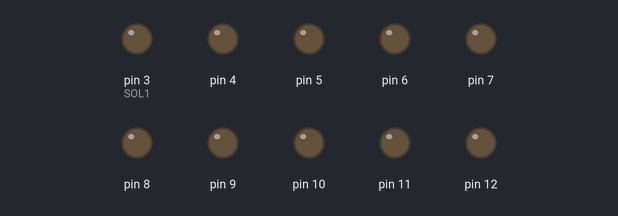
Recording of a sketch running on a simulated Arduino Uno, built with avr-gcc and run on an emulated ATmega328P. Parts: output pins drawn as LEDs (lit = HIGH). What the sketch prints to the serial monitor is not drawn.

Above: at 1.3 s.
At 4.74 s:
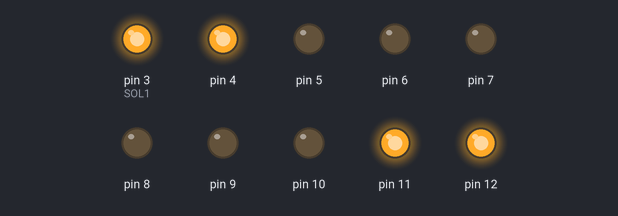
Timing chart, 0 to 5.3 s (numbered marks = the images above):
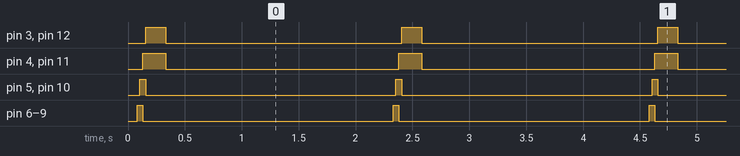

The sketch:

solenoid_control.ino
```cpp
#define SOL1 3
#define NUM_VALVES 10

// desired height of water image, in meters
double imgH = 1;

double g = 9.81;

// number of vertical divisions in image
double yDiv = 10;

// vertical resolution of water
double yRes = imgH / yDiv;

double times[10] = {};

/* DISPLAY A COLUMN OF PIXELS */
// Beginning of array is bottom of image
int pxCol[10] = {1,0,0,0,0,0,0,0,0,0};


int pxMatrixLines[10][10] = {
{1,1,1,1,1,1,1,1,1,1},
{0,0,0,0,0,0,0,0,0,0},
{1,1,1,1,1,1,1,1,1,1},
{0,0,0,0,0,0,0,0,0,0},
{1,1,1,1,1,1,1,1,1,1},
{0,0,0,0,0,0,0,0,0,0},
{1,1,1,1,1,1,1,1,1,1},
{0,0,0,0,0,0,0,0,0,0},
{1,1,1,1,1,1,1,1,1,1},
{0,0,0,0,0,0,0,0,0,0}
};


int pxMatrix[10][10] = {
{1,0,0,0,0,0,0,0,0,0},
{0,1,0,0,0,0,0,0,0,0},
{0,0,1,0,0,0,0,0,0,0},
{0,0,0,1,0,0,0,0,0,0},
{0,0,0,0,1,0,0,0,0,0},
{0,0,0,0,0,1,0,0,0,0},
{0,0,0,0,0,0,1,0,0,0},
{0,0,0,0,0,0,0,1,0,0},
{0,0,0,0,0,0,0,0,1,0},
{0,0,0,0,0,0,0,0,0,1}
};


int pxMatrix1[10][10] = {
{0,1,0,0,0,0,0,0,1,0},
{0,1,0,0,0,0,0,0,1,0},
{0,1,0,0,0,0,0,0,1,0},
{0,1,0,0,0,0,0,0,1,0},
{0,1,0,0,0,0,0,0,1,0},
{0,1,0,0,0,0,0,0,1,0},
{0,1,0,0,0,0,0,0,1,0},
{0,0,1,0,0,0,0,1,0,0},
{0,0,0,1,1,1,1,0,0,0},
{0,0,0,0,0,0,0,0,0,0}
};

int pxMatrix1_1[10][10] = {
{1,1,0,0,0,0,0,0,1,1},
{1,1,0,0,0,0,0,0,1,1},
{1,1,0,0,0,0,0,0,1,1},
{1,1,0,0,0,0,0,0,1,1},
{1,1,0,0,0,0,0,0,1,1},
{1,1,0,0,0,0,0,0,1,1},
{1,1,0,0,0,0,0,0,1,1},
{0,1,1,0,0,0,0,1,1,0},
{0,0,1,1,1,1,1,1,0,0},
{0,0,0,1,1,1,1,0,0,0}
};

int pxMatrix2[10][10] = {
{0,0,0,0,1,1,1,1,1,0},
{0,0,0,1,0,0,0,0,0,0},
{0,0,1,0,0,0,0,0,0,0},
{0,0,0,1,0,0,0,0,0,0},
{0,0,0,0,1,0,0,0,0,0},
{0,0,0,0,0,1,0,0,0,0},
{0,0,0,0,0,0,1,0,0,0},
{0,0,0,0,0,0,0,1,0,0},
{0,0,0,0,0,0,0,0,1,0},
{0,0,1,1,1,1,1,1,0,0}
};

int pxMatrix3[10][10] = {
{0,0,0,1,1,1,1,1,1,0},
{0,0,1,0,0,0,0,0,0,0},
{0,1,0,0,0,0,0,0,0,0},
{0,1,0,0,0,0,0,0,0,0},
{0,1,0,0,0,0,0,0,0,0},
{0,1,0,0,0,0,0,0,0,0},
{0,1,0,0,0,0,0,0,0,0},
{0,1,0,0,0,0,0,0,0,0},
{0,0,1,0,0,0,0,0,0,0},
{0,0,0,1,1,1,1,1,1,0}
};

int pxMatrix3_squished[10][10] = {
{0,0,0,0,0,0,0,0,0,0},
{0,0,0,0,0,0,0,0,0,0},
{0,0,0,0,0,0,0,0,0,0},
{0,0,0,1,1,1,1,1,1,1},
{0,0,1,0,0,0,0,0,0,0},
{0,1,0,0,0,0,0,0,0,0},
{0,0,1,0,0,0,0,0,0,0},
{0,0,0,1,1,1,1,1,1,1},
{0,0,0,0,0,0,0,0,0,0},
{0,0,0,0,0,0,0,0,0,0}
};


void setup() {
  // put your setup code here, to run once:
  pinMode(3, OUTPUT);
  pinMode(4, OUTPUT);
  pinMode(5, OUTPUT);
  pinMode(6, OUTPUT);
  pinMode(7, OUTPUT);
  pinMode(8, OUTPUT);
  pinMode(9, OUTPUT);
  pinMode(10, OUTPUT);
  pinMode(11, OUTPUT);
  pinMode(12, OUTPUT);

  Serial.begin(9600);

  // populate times array
  for(int i = 0; i<yDiv; i++) {
    double x1 = i * yRes;
    double x2 = (i + 1) * yRes;
    double t1 = sqrt(2 * x1 / g);
    double t2 = sqrt(2 * x2 / g);
    // Delay for pixel i
    times[i] = t2 - t1;
    times[i] = times[i] * 1000;
    Serial.print("div ");
    Serial.print(i);
    Serial.print(": ");
    Serial.println(times[i]);
  }
  for(int j = 0; j<NUM_VALVES; j++) {
    digitalWrite(SOL1+j, LOW);

  }

}

void loop() {
  /*
  // display a column of an image
  for(int i = 0; i<yDiv; i++) {
    for(int j = 0; j<NUM_VALVES; j++) {
      if(pxMatrix[i][j] == 1) {
        digitalWrite(SOL1+j, HIGH);
      } else {
        digitalWrite(SOL1+j, LOW);
      }

    }


    if(pxCol[i]) {
      digitalWrite(3, HIGH);   // open valve
      digitalWrite(4, HIGH);
      digitalWrite(5, HIGH);
      digitalWrite(6, HIGH);
      digitalWrite(7, HIGH);
      digitalWrite(8, HIGH);
      digitalWrite(9, HIGH);
      digitalWrite(10, HIGH);
      digitalWrite(11, HIGH);
      digitalWrite(12, HIGH);
    } else {
      digitalWrite(3, LOW);   // close valve
      digitalWrite(4, LOW);
      digitalWrite(5, LOW);
      digitalWrite(6, LOW);
      digitalWrite(7, LOW);
      digitalWrite(8, LOW);
      digitalWrite(9, LOW);
      digitalWrite(10, LOW);
      digitalWrite(11, LOW);
      digitalWrite(12, LOW);
    }

    // variable delay which changes for each pixel based due to gravitational accel
    int timeIndex = (int)yDiv - i;
    delay(times[timeIndex]);
    //delay(100);

  }

  for(int j = 0; j<NUM_VALVES; j++) {
    digitalWrite(SOL1+j, LOW);

  }
  */

  for(int i = yDiv-1; i>=0; i--) {
    for(int j = 0; j<NUM_VALVES; j++) {
      if(pxMatrix1_1[i][j]) {
        digitalWrite(SOL1+j, HIGH);
      } else {
        digitalWrite(SOL1+j, LOW);
      }

    }
    int timeIndex = i;
    //delay(times[timeIndex]);
    delay(25);

  }
  for(int j = 0; j<NUM_VALVES; j++) {
    digitalWrite(SOL1+j, LOW);

  }


  delay(2000);
  /*
  for(int i = 0; i<yDiv; i++) {
    for(int j = 0; j<NUM_VALVES; j++) {
      if(pxMatrix2[i][j]) {
        digitalWrite(SOL1+j, HIGH);
      } else {
        digitalWrite(SOL1+j, LOW);
      }

    }
    int timeIndex = (int)yDiv - i;
    delay(5*times[timeIndex]);
    //delay(100);

  }
  for(int j = 0; j<NUM_VALVES; j++) {
    digitalWrite(SOL1+j, LOW);

  }

  delay(2000);

  for(int i = 0; i<yDiv; i++) {
    for(int j = 0; j<NUM_VALVES; j++) {
      if(pxMatrix3[i][j]) {
        digitalWrite(SOL1+j, HIGH);
      } else {
        digitalWrite(SOL1+j, LOW);
      }

    }
    int timeIndex = (int)yDiv - i;
    delay(5*times[timeIndex]);
    //delay(100);

  }


  for(int j = 0; j<NUM_VALVES; j++) {
    digitalWrite(SOL1+j, LOW);

  }

  delay(2000);
  */

}
```

Measured:
- by itself, pin 3 (SOL1), pin 12: alternates HIGH for 0.18 s and LOW for 2.1 s
- by itself, pin 4, pin 11: alternates HIGH for 0.20 s and LOW for 2.1 s
- by itself, pin 5–10: alternates HIGH for 0.05 s and LOW for 2.2 s
